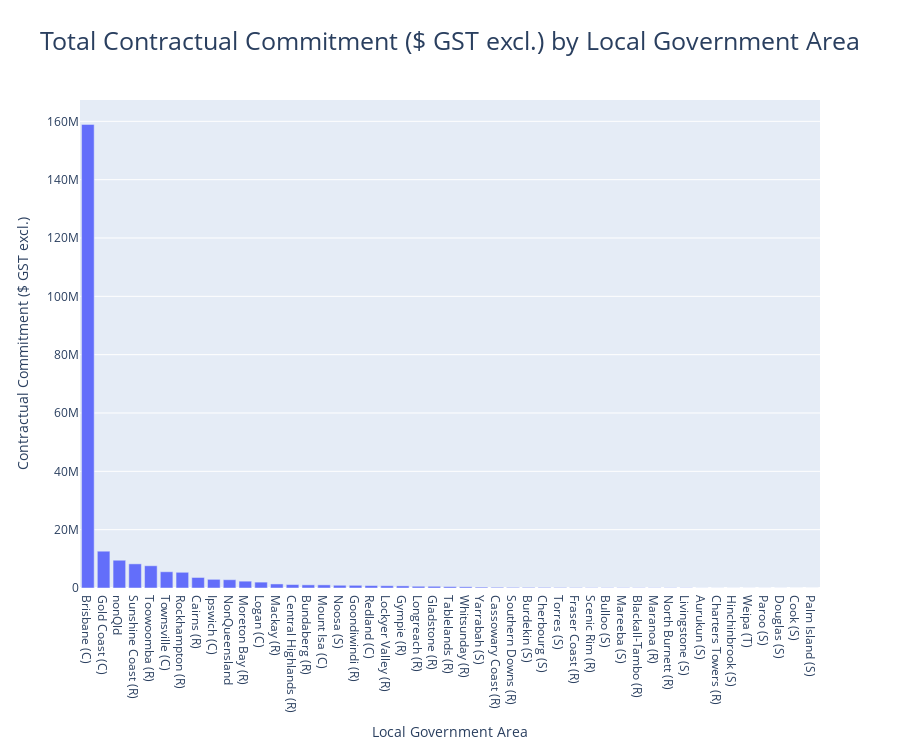

Here is the notebook cell this chart was saved with:
### Markdown cell above
Using a bar chart allows for easy visualisation of aggregates such as the Total Contractual Commitment as the grouping by Local Government Area is a discrete variable. Additionally by sorting the values we can easily compare the relative size and rankings of the Total Contractual Commitment.

### Code cell
# Your answer here
commitments_fig = px.bar(grouped_df.sort_values("Total Contractual Commitment ($ GST excl.)", ascending = False),
       x = "Local Government Area (LGA)",
       y ="Total Contractual Commitment ($ GST excl.)",
       title = "Total Contractual Commitment ($ GST excl.) by Local Government Area",
       labels = {"Local Government Area (LGA)": "Local Government Area", 
                 "Total Contractual Commitment ($ GST excl.)": "Contractual Commitment ($ GST excl.)"})

commitments_fig.update_layout(
    title_font_size=25,
    title_x=0.5,
    legend_title_font_size=15,
    height=750
)

### Figure 1 — Plotly figure (JSON) as saved in the notebook; plotly's stock layout.template omitted (floating-point values rounded to 4 significant figures)
{"data": [{"alignmentgroup": "True", "hovertemplate": "Local Government Area=%{x}<br>Contractual Commitment ($ GST excl.)=%{y}<extra></extra>", "legendgroup": "", "marker": {"color": "#636efa", "pattern": {"shape": ""}}, "name": "", "offsetgroup": "", "orientation": "v", "showlegend": false, "textposition": "auto", "type": "bar", "x": ["Brisbane (C)", "Gold Coast (C)", "nonQld", "Sunshine Coast (R)", "Toowoomba (R)", "Townsville (C)", "Rockhampton (R)", "Cairns (R)", "Ipswich (C)", "NonQueensland", "Moreton Bay (R)", "Logan (C)", "Mackay (R)", "Central Highlands (R)", "Bundaberg (R)", "Mount Isa (C)", "Noosa (S)", "Goondiwindi (R)", "Redland (C)", "Lockyer Valley (R)", "Gympie (R)", "Longreach (R)", "Gladstone (R)", "Tablelands (R)", "Whitsunday (R)", "Yarrabah (S)", "Cassowary Coast (R)", "Southern Downs (R)", "Burdekin (S)", "Cherbourg (S)", "Torres (S)", "Fraser Coast (R)", "Scenic Rim (R)", "Bulloo (S)", "Mareeba (S)", "Blackall-Tambo (R)", "Maranoa (R)", "North Burnett (R)", "Livingstone (S)", "Aurukun (S)", "Charters Towers (R)", "Hinchinbrook (S)", "Weipa (T)", "Paroo (S)", "Douglas (S)", "Cook (S)", "Palm Island (S)"], "xaxis": "x", "y": [158947003, 12618683, 9523854, 8278679, 7624836, 5572423, 5386478, 3606310, 2974094, 2843721, 2346825, 2019274, 1388737, 1181399, 1078859, 1072697, 939287, 922180, 832518, 777730, 723330, 597348, 587290, 483839, 411650, 300000, 242400, 205600, 196600, 195391, 152840, 128533, 100000, 99964, 98080, 84219, 80000, 78190, 75000, 25000, 21600, 17636, 15000, 14580, 12830, 9680, 4000], "yaxis": "y"}], "layout": {"barmode": "relative", "height": 750, "legend": {"title": {"font": {"size": 15}}, "tracegroupgap": 0}, "title": {"font": {"size": 25}, "text": "Total Contractual Commitment ($ GST excl.) by Local Government Area", "x": 0.5}, "xaxis": {"anchor": "y", "domain": [0, 1], "title": {"text": "Local Government Area"}}, "yaxis": {"anchor": "x", "domain": [0, 1], "title": {"text": "Contractual Commitment ($ GST excl.)"}}}}
